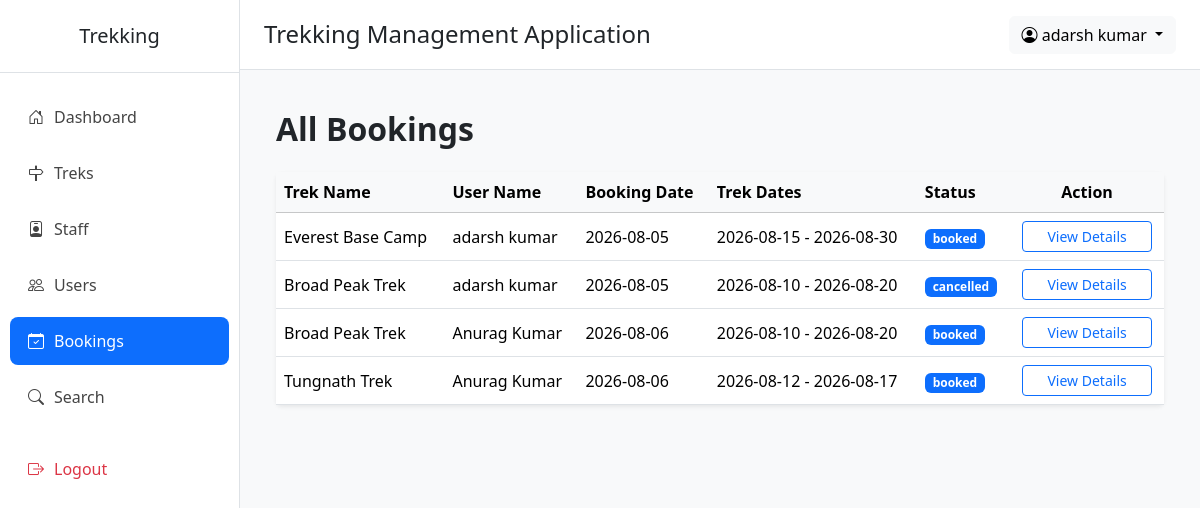
Page /admin/all/booking (signed in) on the committed database.
### application/models.py (models this page shows)
class User(db.Model):
    __tablename__="users"
    id=db.Column(db.Integer(),primary_key=True,autoincrement=True)
    name=db.Column(db.String(),nullable=False)
    email=db.Column(db.String(),nullable=False,unique=True)
    phone=db.Column(db.String(),nullable=True)
    password=db.Column(db.String(),nullable=False)
    contact=db.Column(db.String(),nullable=True)
    role=db.Column(db.String(),default="user")       # admin | user | staff
    status=db.Column(db.String(),default="active")   # active | blacklisted | pending | rejected
    created_at=db.Column(db.DateTime(),server_default=db.func.now())
    updated_at=db.Column(db.DateTime(),server_default=db.func.now(),onupdate=db.func.now())
    staff_profile = db.relationship(
        "Staff",
        backref="user",
        uselist=False,
        foreign_keys="Staff.userid"
    )
    bookings = db.relationship(
        "Booking",
        backref="user",
        cascade="all, delete-orphan"
    )

class Booking(db.Model):
    __tablename__ = "bookings"
    id = db.Column(db.Integer(), primary_key=True)
    user_id = db.Column(db.Integer(), db.ForeignKey("users.id"), nullable=False)
    trek_id = db.Column(db.Integer(), db.ForeignKey("treks.id"), nullable=False)
    booking_date = db.Column(db.DateTime(), default=db.func.now())
    status = db.Column(db.String(20), nullable=False, default="booked")
    payment_status = db.Column(db.String(20), nullable=False, default="Pending")
    cancelled_at = db.Column(db.DateTime, nullable=True)

class Trek(db.Model):
    __tablename__="treks"
    id = db.Column(db.Integer(),primary_key=True)
    name = db.Column(db.String(),nullable=False)
    location = db.Column(db.String(),nullable=False)
    price=db.Column(db.Integer(),nullable=False)
    difficulty = db.Column(db.String(),nullable=False) # Easy | Medium | Hard
    duration_days = db.Column(db.Integer(),nullable=False)
    total_slots = db.Column(db.Integer(),nullable=False)
    avl_slots = db.Column(db.Integer(),nullable=False)
    assigned_staff_id = db.Column(db.Integer(),db.ForeignKey("staff.id"),nullable=True)
    status = db.Column(db.String(),default="open") #  open | closed | started | completed
    start_date = db.Column(db.DateTime(),nullable=False)
    end_date = db.Column(db.DateTime(),nullable=False)
    desc = db.Column(db.String(),nullable=True)
    created_by = db.Column(db.Integer(),db.ForeignKey("users.id"),nullable=False)
    created_at = db.Column(db.DateTime(),server_default=db.func.now())
    updated_at = db.Column(db.DateTime(),server_default=db.func.now(),onupdate=db.func.now())
    bookings = db.relationship(
        "Booking",
        backref="trek",
        cascade="all, delete-orphan"
    )

### application/admin_routes.py (the view)
@app.route("/admin/all/booking")
def all_booking():
    if("admin_id" not in session):
        return redirect("/login")
    this_admin=User.query.filter_by(id=session["admin_id"]).first()
    all_bookings=Booking.query.all()
    return render_template("admin/all_booking.html",all_bookings=all_bookings,this_admin=this_admin)

### templates/admin/all_booking.html (shortened to what this page needs)
{% extends "admin/base.html" %}
{% block content %}
<div class="container-fluid">
    <h2 class="fw-bold mb-4">
        All Bookings
    </h2>
    <div class="card shadow-sm border-0">
        <div class="card-body p-0">
            <table class="table table-hover align-middle mb-0">
                <thead class="table-light">
                    <tr>
                        <th>Trek Name</th>
                        <th>User Name</th>
                        <th>Booking Date</th>
                        <th>Trek Dates</th>
                        <th>Status</th>
                        <th class="text-center">Action</th>
                    </tr>
                </thead>
                <tbody>
                    {% for b in all_bookings %}
                    <tr>
                        <td>{{b.trek.name}}</td>
                        <td>{{b.user.name}}</td>
                        <td>{{b.booking_date.date()}}</td>
                        <td>{{b.trek.start_date.date()}} - {{b.trek.end_date.date()}}</td>
                        <td>
                            <span class="badge bg-primary">
                                {{b.status}}
                            </span>
                        </td>
                        <td class="text-center">
                            <a href="/view_details/{{b.id}}">
                            <button class="btn btn-outline-primary btn-sm px-4">
                                View Details
                            </button>
                            </a>
                        </td>
                    </tr>
                    {% endfor %}
                </tbody>
            </table>
        </div>
    </div>
</div>
{% endblock %}

### templates/admin/base.html (shortened to what this page needs)
<!DOCTYPE html>
<html lang="en">
<head>
    <link href="https://cdn.jsdelivr.net/npm/bootstrap@5.3.8/dist/css/bootstrap.min.css" rel="stylesheet">
    <link href="https://cdn.jsdelivr.net/npm/bootstrap-icons@1.11.3/font/bootstrap-icons.css" rel="stylesheet">
</head>
<body>
<div class="d-flex">
    <div class="sidebar">
        <h5 class="text-center py-4 border-bottom">
            Trekking
        </h5>
        <ul class="nav flex-column mt-3">
            <li class="nav-item">
                <a class="nav-link {% if request.path == '/admin/dashboard' %}active{% endif %}" href="/admin/dashboard">
                    <i class="bi bi-house-door"></i>Dashboard
                </a>
            </li>
            <li class="nav-item">
                <a class="nav-link {% if '/admin/trek' in request.path %}active{% endif %}" href="/admin/treks">
                    <i class="bi bi-signpost"></i>Treks
                </a>
            </li>
            <li class="nav-item">
                <a class="nav-link {% if '/admin/staff' in request.path %}active{% endif %}" href="/admin/staff">
                    <i class="bi bi-person-badge"></i>Staff
                </a>
            </li>
            <li class="nav-item">
                <a class="nav-link {% if '/admin/users' in request.path %}active{% endif %}" href="/admin/users">
                    <i class="bi bi-people"></i>Users
                </a>
            </li>
            <li class="nav-item">
                <a class="nav-link {% if '/admin/all/booking' in request.path %}active{% endif %}" href="/admin/all/booking">
                    <i class="bi bi-calendar-check"></i>Bookings
                </a>
            </li>
            <li class="nav-item">
                <a class="nav-link {% if '/admin/search' in request.path %}active{% endif %} " href="/admin/search">
                    <i class="bi bi-search"></i>Search
                </a>
            </li>
            <li class="nav-item mt-3">
                <a class="nav-link text-danger" href="/logout">
                    <i class="bi bi-box-arrow-right"></i>Logout
                </a>
            </li>
        </ul>
    </div>
    <div class="flex-grow-1">
        <nav class="navbar topbar px-4">
            <h4 class="mb-0">
                Trekking Management Application
            </h4>
            <div class="dropdown">
                <button class="btn btn-light dropdown-toggle"
                        data-bs-toggle="dropdown">
                    <i class="bi bi-person-circle"></i>
                    {{ this_admin.name }}
                </button>
            </div>
        </nav>
        <div class="container-fluid p-4">
            {% block content %}
            {% endblock %}
        </div>
    </div>
</div>
</body>
</html>

### templates/admin/base.html (style rules this page uses)
body { background:#f8f9fa; overflow-x:hidden; }
.sidebar { width:240px; min-height:100vh; background:#fff; border-right:1px solid #dee2e6; }
.sidebar .nav-link { color:#444; padding:12px 18px; border-radius:8px; margin:4px 10px; font-weight:500; transition:.3s; }
.sidebar .nav-link:hover, .sidebar .nav-link.active { background:#0d6efd; color:white; }
.sidebar i { margin-right:10px; }
.topbar { background:#fff; border-bottom:1px solid #dee2e6; height:70px; }

### rows in the picture
User: name "adarsh kumar"
Booking: trek.name "Everest Base Camp", user.name "adarsh kumar", booking_date "2026-08-05", trek.start_date "2026-08-15", trek.end_date "2026-08-30", status "booked"
Booking: trek.name "Broad Peak Trek", user.name "adarsh kumar", booking_date "2026-08-05", trek.start_date "2026-08-10", trek.end_date "2026-08-20", status "cancelled"
Booking: trek.name "Broad Peak Trek", user.name "Anurag Kumar", booking_date "2026-08-06", trek.start_date "2026-08-10", trek.end_date "2026-08-20", status "booked"
Booking: trek.name "Tungnath Trek", user.name "Anurag Kumar", booking_date "2026-08-06", trek.start_date "2026-08-12", trek.end_date "2026-08-17", status "booked"
